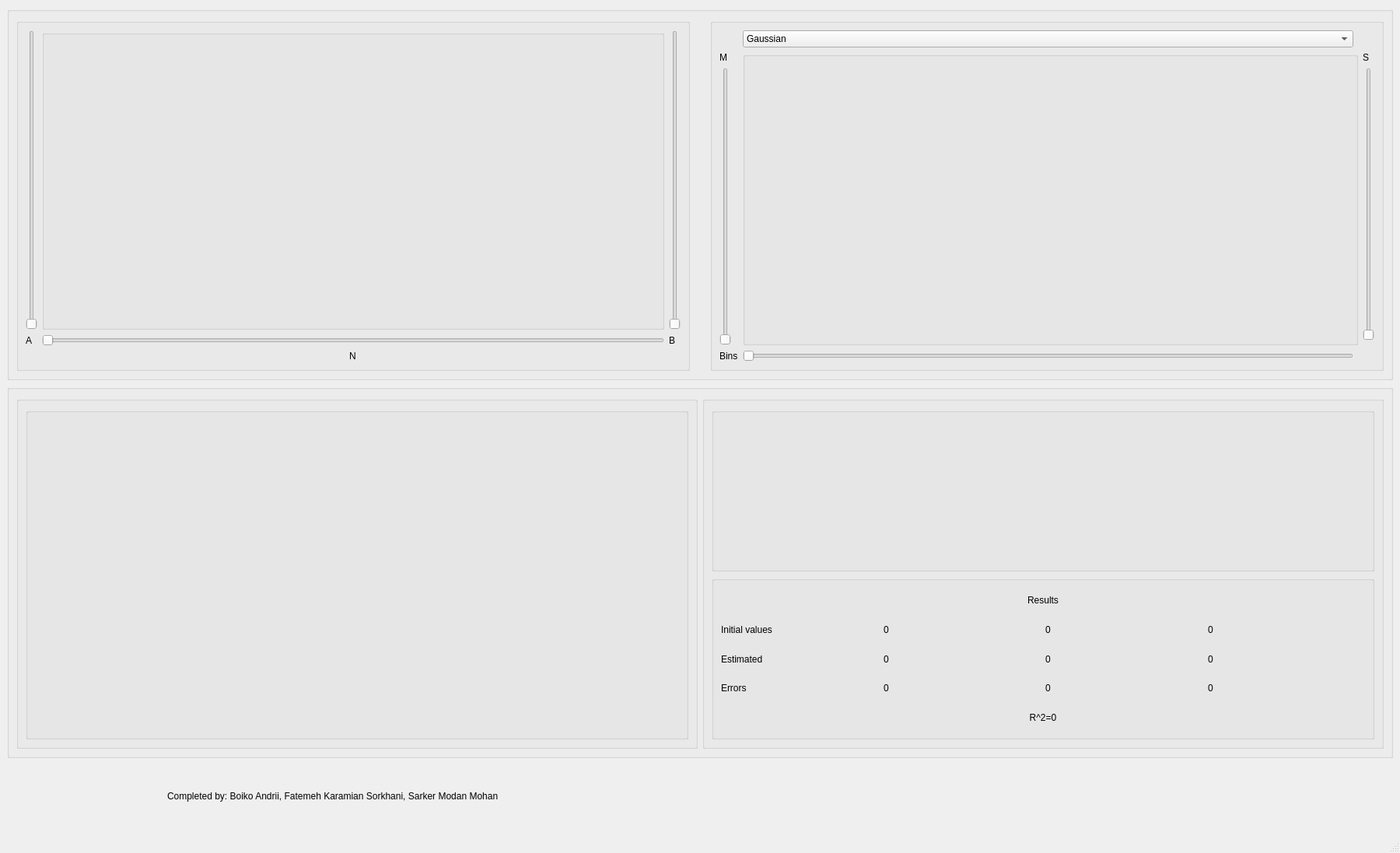
<?xml version="1.0" encoding="UTF-8"?>
<ui version="4.0">
 <class>MainWindow</class>
 <widget class="QMainWindow" name="MainWindow">
  <property name="geometry">
   <rect>
    <x>0</x>
    <y>0</y>
    <width>1800</width>
    <height>1097</height>
   </rect>
  </property>
  <property name="windowTitle">
   <string>MainWindow</string>
  </property>
  <widget class="QWidget" name="centralwidget">
   <property name="sizePolicy">
    <sizepolicy hsizetype="Expanding" vsizetype="Expanding">
     <horstretch>0</horstretch>
     <verstretch>0</verstretch>
    </sizepolicy>
   </property>
   <layout class="QVBoxLayout" name="verticalLayout_3" stretch="1,1,0">
    <property name="sizeConstraint">
     <enum>QLayout::SetNoConstraint</enum>
    </property>
    <item>
     <widget class="QGroupBox" name="groupBox_2">
      <property name="sizePolicy">
       <sizepolicy hsizetype="Expanding" vsizetype="Expanding">
        <horstretch>0</horstretch>
        <verstretch>0</verstretch>
       </sizepolicy>
      </property>
      <property name="title">
       <string/>
      </property>
      <layout class="QGridLayout" name="gridLayout">
       <property name="sizeConstraint">
        <enum>QLayout::SetNoConstraint</enum>
       </property>
       <item row="0" column="0">
        <layout class="QHBoxLayout" name="horizontalLayout">
         <item>
          <widget class="QGroupBox" name="signalPlotGroup">
           <property name="title">
            <string/>
           </property>
           <layout class="QGridLayout" name="gridLayout_3">
            <item row="0" column="0">
             <widget class="QSlider" name="aSlider">
              <property name="minimum">
               <number>1</number>
              </property>
              <property name="maximum">
               <number>100</number>
              </property>
              <property name="orientation">
               <enum>Qt::Vertical</enum>
              </property>
             </widget>
            </item>
            <item row="1" column="2">
             <widget class="QLabel" name="label_3">
              <property name="text">
               <string>B</string>
              </property>
             </widget>
            </item>
            <item row="1" column="1">
             <widget class="QSlider" name="nSlider">
              <property name="minimum">
               <number>5</number>
              </property>
              <property name="maximum">
               <number>200</number>
              </property>
              <property name="orientation">
               <enum>Qt::Horizontal</enum>
              </property>
             </widget>
            </item>
            <item row="0" column="2">
             <widget class="QSlider" name="bSlider">
              <property name="orientation">
               <enum>Qt::Vertical</enum>
              </property>
             </widget>
            </item>
            <item row="1" column="0">
             <widget class="QLabel" name="label_2">
              <property name="text">
               <string>A</string>
              </property>
             </widget>
            </item>
            <item row="0" column="1">
             <widget class="QGroupBox" name="init_signal_group_box">
              <property name="title">
               <string/>
              </property>
              <widget class="QWidget" name="verticalLayoutWidget">
               <property name="geometry">
                <rect>
                 <x>-1</x>
                 <y>-1</y>
                 <width>751</width>
                 <height>341</height>
                </rect>
               </property>
               <layout class="QVBoxLayout" name="init_signal_vlayout"/>
              </widget>
             </widget>
            </item>
            <item row="2" column="1" alignment="Qt::AlignHCenter">
             <widget class="QLabel" name="label_4">
              <property name="text">
               <string>N</string>
              </property>
             </widget>
            </item>
           </layout>
          </widget>
         </item>
         <item>
          <spacer name="verticalSpacer">
           <property name="orientation">
            <enum>Qt::Vertical</enum>
           </property>
           <property name="sizeHint" stdset="0">
            <size>
             <width>20</width>
             <height>40</height>
            </size>
           </property>
          </spacer>
         </item>
         <item>
          <widget class="QGroupBox" name="noisySignalPlotGroup">
           <property name="title">
            <string/>
           </property>
           <layout class="QGridLayout" name="gridLayout_5">
            <item row="2" column="2" rowspan="2">
             <widget class="QSlider" name="meanSlider">
              <property name="minimum">
               <number>1</number>
              </property>
              <property name="maximum">
               <number>40</number>
              </property>
              <property name="orientation">
               <enum>Qt::Vertical</enum>
              </property>
             </widget>
            </item>
            <item row="2" column="5">
             <widget class="QSlider" name="sigmaSlider">
              <property name="minimum">
               <number>1</number>
              </property>
              <property name="maximum">
               <number>50</number>
              </property>
              <property name="orientation">
               <enum>Qt::Vertical</enum>
              </property>
             </widget>
            </item>
            <item row="1" column="3" rowspan="3" colspan="2">
             <widget class="QGroupBox" name="noisy_signal_group_box">
              <property name="title">
               <string/>
              </property>
              <widget class="QWidget" name="verticalLayoutWidget_2">
               <property name="geometry">
                <rect>
                 <x>-1</x>
                 <y>-1</y>
                 <width>751</width>
                 <height>331</height>
                </rect>
               </property>
               <layout class="QVBoxLayout" name="noisy_signal_vlayout"/>
              </widget>
             </widget>
            </item>
            <item row="1" column="2">
             <widget class="QLabel" name="label_5">
              <property name="text">
               <string>M</string>
              </property>
             </widget>
            </item>
            <item row="4" column="2">
             <widget class="QLabel" name="label_7">
              <property name="text">
               <string>Bins</string>
              </property>
             </widget>
            </item>
            <item row="1" column="5">
             <widget class="QLabel" name="label_6">
              <property name="text">
               <string>S</string>
              </property>
             </widget>
            </item>
            <item row="4" column="3">
             <widget class="QSlider" name="binsSlider">
              <property name="minimum">
               <number>2</number>
              </property>
              <property name="maximum">
               <number>15</number>
              </property>
              <property name="orientation">
               <enum>Qt::Horizontal</enum>
              </property>
             </widget>
            </item>
            <item row="0" column="3">
             <widget class="QComboBox" name="noiseType">
              <item>
               <property name="text">
                <string>Gaussian</string>
               </property>
              </item>
              <item>
               <property name="text">
                <string>Uniform</string>
               </property>
              </item>
             </widget>
            </item>
           </layout>
          </widget>
         </item>
        </layout>
       </item>
      </layout>
     </widget>
    </item>
    <item>
     <widget class="QGroupBox" name="groupBox">
      <property name="sizePolicy">
       <sizepolicy hsizetype="Expanding" vsizetype="Expanding">
        <horstretch>0</horstretch>
        <verstretch>0</verstretch>
       </sizepolicy>
      </property>
      <property name="title">
       <string/>
      </property>
      <layout class="QGridLayout" name="gridLayout_2">
       <property name="sizeConstraint">
        <enum>QLayout::SetNoConstraint</enum>
       </property>
       <item row="0" column="0">
        <layout class="QGridLayout" name="gridLayout_10">
         <item row="0" column="0">
          <widget class="QGroupBox" name="noiseGroup">
           <property name="title">
            <string/>
           </property>
           <layout class="QGridLayout" name="gridLayout_6">
            <item row="0" column="0" colspan="2">
             <layout class="QVBoxLayout" name="verticalLayout_7">
              <item>
               <widget class="QGroupBox" name="noise_dist_group_box">
                <property name="title">
                 <string/>
                </property>
                <widget class="QWidget" name="verticalLayoutWidget_3">
                 <property name="geometry">
                  <rect>
                   <x>-1</x>
                   <y>-1</y>
                   <width>831</width>
                   <height>411</height>
                  </rect>
                 </property>
                 <layout class="QVBoxLayout" name="noise_distribution_vlayout"/>
                </widget>
               </widget>
              </item>
             </layout>
            </item>
           </layout>
          </widget>
         </item>
         <item row="0" column="1">
          <widget class="QGroupBox" name="groupBox_5">
           <property name="title">
            <string/>
           </property>
           <layout class="QGridLayout" name="gridLayout_7">
            <item row="1" column="0">
             <layout class="QVBoxLayout" name="verticalLayout_4">
              <item>
               <widget class="QGroupBox" name="resultsCalculationBox">
                <property name="title">
                 <string/>
                </property>
                <layout class="QGridLayout" name="gridLayout_8">
                 <item row="5" column="0">
                  <layout class="QHBoxLayout" name="horizontalLayout_4">
                   <item>
                    <widget class="QLabel" name="errorsLabel">
                     <property name="text">
                      <string>Errors</string>
                     </property>
                    </widget>
                   </item>
                   <item>
                    <widget class="QLabel" name="errorALabel">
                     <property name="text">
                      <string>0</string>
                     </property>
                    </widget>
                   </item>
                   <item>
                    <widget class="QLabel" name="errorBLabel">
                     <property name="text">
                      <string>0</string>
                     </property>
                    </widget>
                   </item>
                   <item>
                    <widget class="QLabel" name="errorSigmaLabel">
                     <property name="text">
                      <string>0</string>
                     </property>
                    </widget>
                   </item>
                  </layout>
                 </item>
                 <item row="6" column="0">
                  <widget class="QLabel" name="RLabel">
                   <property name="minimumSize">
                    <size>
                     <width>450</width>
                     <height>0</height>
                    </size>
                   </property>
                   <property name="text">
                    <string>R^2=0</string>
                   </property>
                   <property name="alignment">
                    <set>Qt::AlignCenter</set>
                   </property>
                  </widget>
                 </item>
                 <item row="0" column="0" alignment="Qt::AlignHCenter">
                  <widget class="QLabel" name="label_10">
                   <property name="text">
                    <string>Results</string>
                   </property>
                  </widget>
                 </item>
                 <item row="1" column="0">
                  <layout class="QHBoxLayout" name="horizontalLayout_5">
                   <item>
                    <widget class="QLabel" name="initialValuesLabel">
                     <property name="text">
                      <string>Initial values</string>
                     </property>
                    </widget>
                   </item>
                   <item>
                    <widget class="QLabel" name="initialALabel">
                     <property name="text">
                      <string>0</string>
                     </property>
                    </widget>
                   </item>
                   <item>
                    <widget class="QLabel" name="initialBLabel">
                     <property name="text">
                      <string>0</string>
                     </property>
                    </widget>
                   </item>
                   <item>
                    <widget class="QLabel" name="initialSigmaLabel">
                     <property name="text">
                      <string>0</string>
                     </property>
                    </widget>
                   </item>
                  </layout>
                 </item>
                 <item row="4" column="0">
                  <layout class="QHBoxLayout" name="horizontalLayout_3">
                   <item>
                    <widget class="QLabel" name="estimatedLabel">
                     <property name="text">
                      <string>Estimated</string>
                     </property>
                    </widget>
                   </item>
                   <item>
                    <widget class="QLabel" name="estimatedALabel">
                     <property name="text">
                      <string>0</string>
                     </property>
                    </widget>
                   </item>
                   <item>
                    <widget class="QLabel" name="estimatedBLabel">
                     <property name="text">
                      <string>0</string>
                     </property>
                    </widget>
                   </item>
                   <item>
                    <widget class="QLabel" name="estimatedSigmaLabel">
                     <property name="text">
                      <string>0</string>
                     </property>
                    </widget>
                   </item>
                  </layout>
                 </item>
                </layout>
               </widget>
              </item>
             </layout>
            </item>
            <item row="0" column="0">
             <layout class="QVBoxLayout" name="verticalLayout_2">
              <item>
               <widget class="QGroupBox" name="groupBox_11">
                <property name="title">
                 <string/>
                </property>
                <layout class="QGridLayout" name="gridLayout_9">
                 <item row="0" column="1">
                  <layout class="QVBoxLayout" name="noisePlotVLayout">
                   <item>
                    <layout class="QVBoxLayout" name="noise_vlayout"/>
                   </item>
                  </layout>
                 </item>
                </layout>
               </widget>
              </item>
             </layout>
            </item>
           </layout>
          </widget>
         </item>
        </layout>
       </item>
      </layout>
     </widget>
    </item>
    <item>
     <layout class="QHBoxLayout" name="horizontalLayout_2">
      <item>
       <widget class="QLabel" name="label_8">
        <property name="minimumSize">
         <size>
          <width>0</width>
          <height>0</height>
         </size>
        </property>
        <property name="maximumSize">
         <size>
          <width>200</width>
          <height>16777215</height>
         </size>
        </property>
        <property name="styleSheet">
         <string notr="true">background-image:url(:/logo/upeclogo.png);
background-repeat: no-repeat;


</string>
        </property>
        <property name="text">
         <string/>
        </property>
       </widget>
      </item>
      <item>
       <widget class="QLabel" name="label">
        <property name="minimumSize">
         <size>
          <width>0</width>
          <height>85</height>
         </size>
        </property>
        <property name="maximumSize">
         <size>
          <width>16777215</width>
          <height>100</height>
         </size>
        </property>
        <property name="text">
         <string>Completed by: Boiko Andrii, Fatemeh Karamian Sorkhani, Sarker Modan Mohan</string>
        </property>
       </widget>
      </item>
     </layout>
    </item>
   </layout>
  </widget>
  <widget class="QStatusBar" name="statusbar"/>
 </widget>
 <resources>
  <include location="logo.qrc"/>
 </resources>
 <connections/>
</ui>
